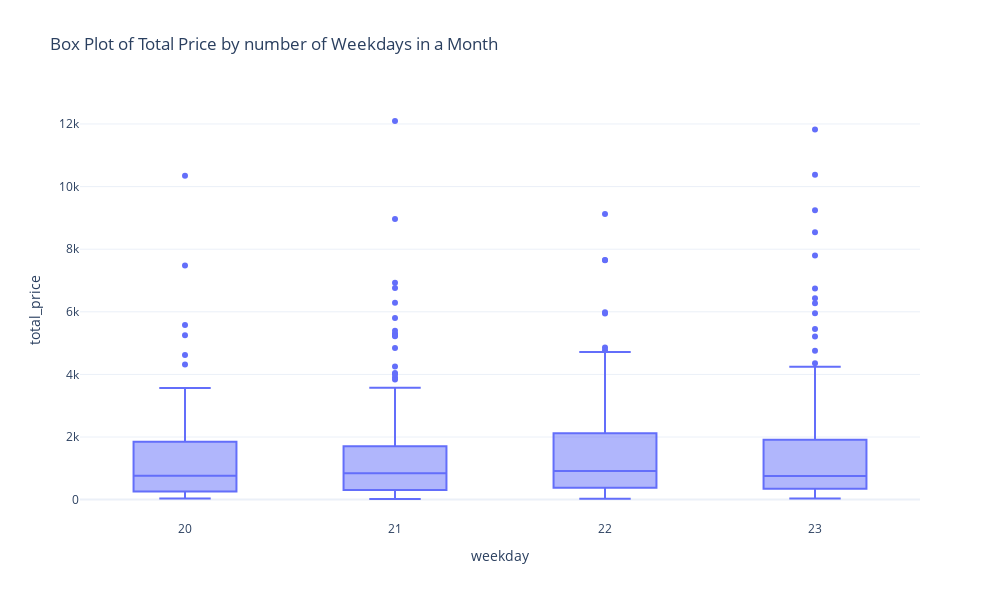

This figure's notebook cell:
### Code cell
# Box plot of Total Price by number of Weekdays in a Month
fig = px.box(data, x='weekday', y='total_price', title='Box Plot of Total Price by number of Weekdays in a Month',width=1000,height=600)
fig.show()

### Figure 1 — Plotly figure (JSON) as saved in the notebook; plotly's stock layout.template omitted (floating-point values rounded to 4 significant figures; data arrays with more than 128 entries replaced by an {"elided": "..."} marker saying what was removed)
{"data": [{"alignmentgroup": "True", "hovertemplate": "weekday=%{x}<br>total_price=%{y}<extra></extra>", "legendgroup": "", "marker": {"color": "#636efa"}, "name": "", "notched": false, "offsetgroup": "", "orientation": "v", "showlegend": false, "type": "box", "x": {"elided": "676 int values"}, "x0": " ", "xaxis": "x", "y": {"elided": "676 float values"}, "y0": " ", "yaxis": "y"}], "layout": {"boxmode": "group", "height": 600, "legend": {"tracegroupgap": 0}, "title": {"text": "Box Plot of Total Price by number of Weekdays in a Month"}, "width": 1000, "xaxis": {"anchor": "y", "autorange": true, "domain": [0, 1], "range": [19.5, 23.5], "title": {"text": "weekday"}, "type": "linear"}, "yaxis": {"anchor": "x", "autorange": true, "domain": [0, 1], "range": [-650.9, 12770.0], "title": {"text": "total_price"}, "type": "linear"}}}
